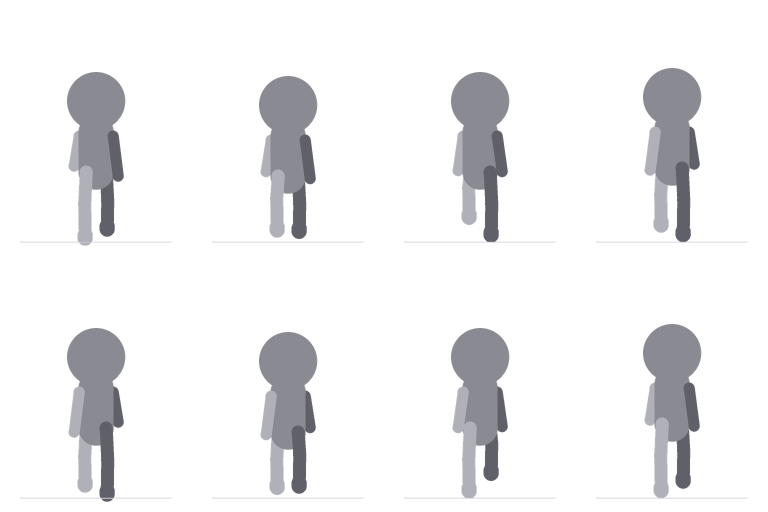
#> input picture assets/sources/walk-2026-11-26/guides/gait-guide-back.png, 1536 x 1024 px (shown at 1/2 size)
$ python prep.py guides/gait-guide-back.png guides/gait-guide-front.png
#> lines starting #> are read from the running program, lines starting #| are printed output that depends on the picture; after the words box and inside, x2 and y2 are one past the last pixel; in counts of white or black regions, pixels touching at a corner belong together
"""Drops the low-alpha haze image_gen leaves around a transparent sprite (as daisy-2026-11-24's
clean.py), then gives full alpha where the tool stopped short (>= 245 -> 255).
usage: prep.py <in> <out>"""
import sys
from PIL import Image, ImageFilter, ImageChops


def clean(im):
    """The image with its haze dropped and its nearly solid pixels made solid."""
    a = im.getchannel('A')
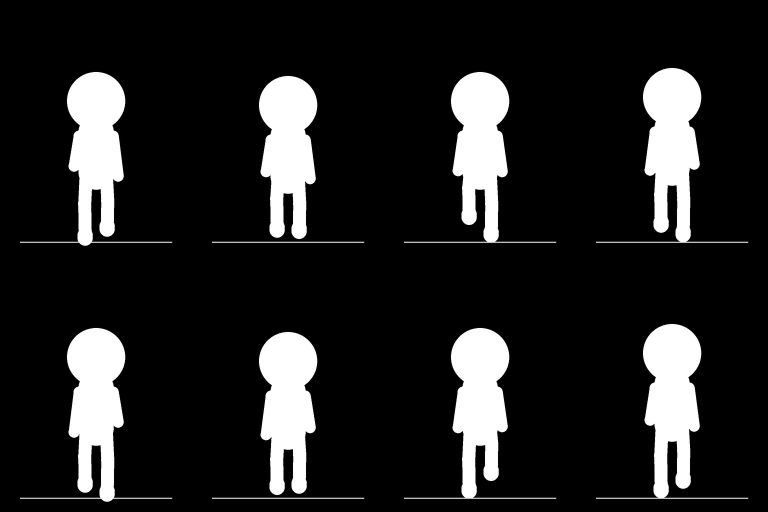
#> a: PIL image 1536x1024 L (shown at 1/2 size); min 0, max 255, mean 35.6
    solid = a.point(lambda v: 255 if v > 235 else 0).filter(ImageFilter.MinFilter(3)).filter(ImageFilter.MaxFilter(3))
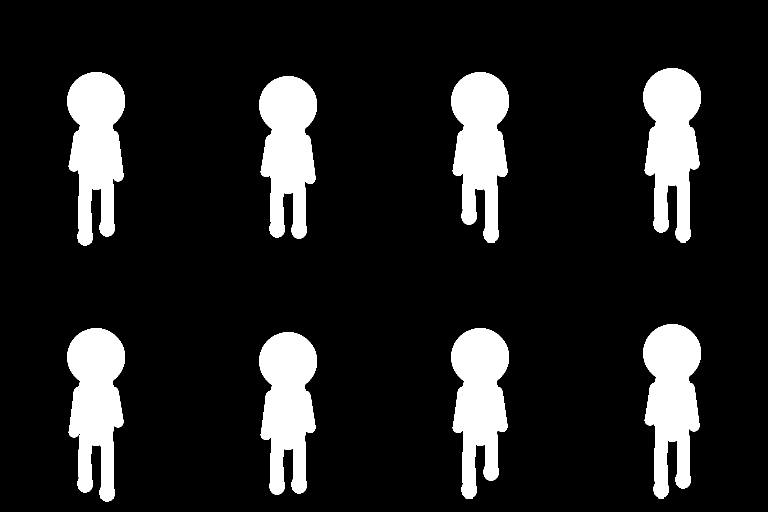
#> solid: PIL image 1536x1024 L (shown at 1/2 size); 13.5% white; 8 white regions, largest, box (x1, y1, x2, y2) and area: (1286, 648, 1402, 997) 26940, (1286, 136, 1402, 485) 26934, (134, 144, 250, 491) 26908
    im = im.copy()
#> im is the input picture: PIL image 1536x1024 RGBA; mean R, G, B, A 21.6, 21.6, 22.9, 35.6
    im.putalpha(ImageChops.darker(a, solid.filter(ImageFilter.GaussianBlur(1))).point(lambda v: 255 if v >= 245 else v))
    return im


if __name__ == '__main__':
    clean(Image.open(sys.argv[1]).convert('RGBA')).save(sys.argv[2])
